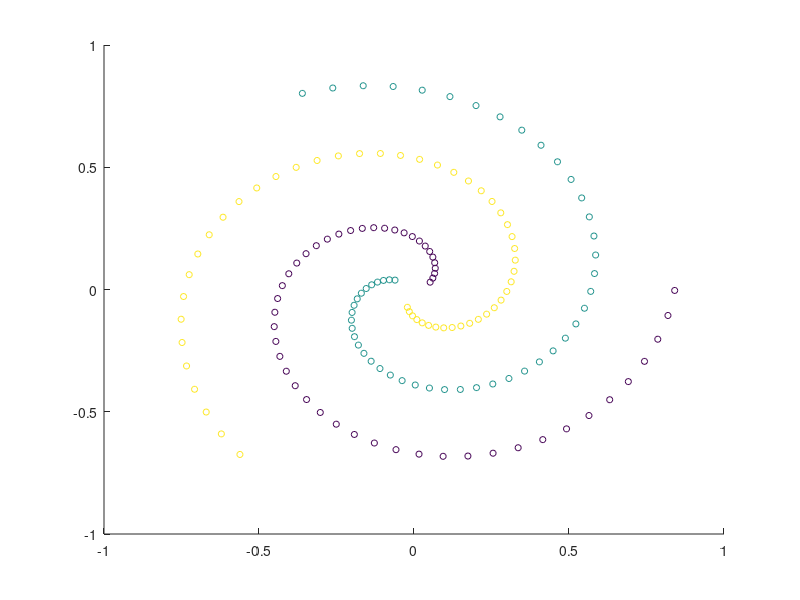

Write MATLAB code to recreate this figure. (Note: this script raises an error after producing the figure.)
%% generate data

prettySpiral = true;

if ~prettySpiral
    % generate some random gaussian like data
    rand('state', 0);
    randn('state', 0);
    N= 50;
    D= 2;

    X1 = mgd(N, D, [4 3], [2 -1;-1 2]);
    X2 = mgd(N, D, [1 1], [2 1;1 1]);
    X3 = mgd(N, D, [3 -3], [1 0;0 4]);

    X= [X1; X2; X3];
    X= bsxfun(@rdivide, bsxfun(@minus, X, mean(X)), var(X));
    Y= [ones(N, 1); ones(N, 1)*2; ones(N, 1)*3];

    scatter(X(:,1), X(:,2), 20, Y)

else
    % generate twirl data!

    N= 50;
    t = linspace(0.5, 2*pi, N);
    x = t.*cos(t);
    y = t.*sin(t);

    t = linspace(0.5, 2*pi, N);
    x2 = t.*cos(t+2);
    y2 = t.*sin(t+2);

    t = linspace(0.5, 2*pi, N);
    x3 = t.*cos(t+4);
    y3 = t.*sin(t+4);

    X= [[x' y']; [x2' y2']; [x3' y3']];
    X= bsxfun(@rdivide, bsxfun(@minus, X, mean(X)), var(X));
    Y= [ones(N, 1); ones(N, 1)*2; ones(N, 1)*3];

    scatter(X(:,1), X(:,2), 20, Y)
end

%% classify

rand('state', 0);
randn('state', 0);

opts= struct;
opts.depth= 9;
opts.numSplits= 10;


opts.classifierID= 2; % weak learners to use. Can be an array for mix of weak learners too

tic;
m = treeTrain(X, Y, opts);
timetrain= toc;
tic;
yhatTrain = treeTest(m, X);
timetest= toc;


%% plot results
xrange = [-1.5 1.5];
yrange = [-1.5 1.5];
inc = 0.02;
[x, y] = meshgrid(xrange(1):inc:xrange(2), yrange(1):inc:yrange(2));
image_size = size(x);
xy = [x(:) y(:)];

[yhat, ysoft] = treeTest(m, xy);
decmap= reshape(ysoft, [image_size 3]);
decmaphard= reshape(yhat, image_size);

subplot(121);
imagesc(xrange,yrange,decmaphard);
hold on;
set(gca,'ydir','normal');
cmap = [1 0.8 0.8; 0.95 1 0.95; 0.9 0.9 1];
colormap(cmap);
plot(X(Y==1,1), X(Y==1,2), 'o', 'MarkerFaceColor', [.9 .3 .3], 'MarkerEdgeColor','k');
plot(X(Y==2,1), X(Y==2,2), 'o', 'MarkerFaceColor', [.3 .9 .3], 'MarkerEdgeColor','k');
plot(X(Y==3,1), X(Y==3,2), 'o', 'MarkerFaceColor', [.3 .3 .9], 'MarkerEdgeColor','k');
hold off;
title(sprintf('%d trees, Train time: %.2fs, Test time: %.2fs\n', 1, timetrain, timetest));

subplot(122);
imagesc(xrange,yrange,decmap);
hold on;
set(gca,'ydir','normal');
plot(X(Y==1,1), X(Y==1,2), 'o', 'MarkerFaceColor', [.9 .3 .3], 'MarkerEdgeColor','k');
plot(X(Y==2,1), X(Y==2,2), 'o', 'MarkerFaceColor', [.3 .9 .3], 'MarkerEdgeColor','k');
plot(X(Y==3,1), X(Y==3,2), 'o', 'MarkerFaceColor', [.3 .3 .9], 'MarkerEdgeColor','k');
hold off;

title(sprintf('Train accuracy: %f\n', mean(yhatTrain==Y)));